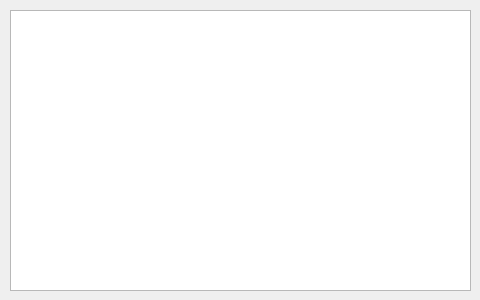
<?xml version="1.0" encoding="UTF-8"?>
<ui version="4.0">
 <class>viewBloodwork</class>
 <widget class="QDialog" name="viewBloodwork">
  <property name="geometry">
   <rect>
    <x>0</x>
    <y>0</y>
    <width>480</width>
    <height>300</height>
   </rect>
  </property>
  <property name="windowTitle">
   <string>View Bloodwork</string>
  </property>
  <widget class="QTableView" name="tableView">
   <property name="geometry">
    <rect>
     <x>10</x>
     <y>10</y>
     <width>461</width>
     <height>281</height>
    </rect>
   </property>
  </widget>
 </widget>
 <resources/>
 <connections/>
</ui>
